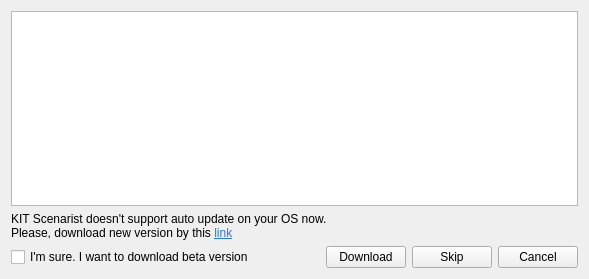
<?xml version="1.0" encoding="UTF-8"?>
<ui version="4.0">
 <class>UpdateDialog</class>
 <widget class="QWidget" name="UpdateDialog">
  <property name="geometry">
   <rect>
    <x>0</x>
    <y>0</y>
    <width>589</width>
    <height>279</height>
   </rect>
  </property>
  <property name="sizePolicy">
   <sizepolicy hsizetype="Preferred" vsizetype="Preferred">
    <horstretch>0</horstretch>
    <verstretch>0</verstretch>
   </sizepolicy>
  </property>
  <property name="minimumSize">
   <size>
    <width>500</width>
    <height>0</height>
   </size>
  </property>
  <property name="windowTitle">
   <string>New version is available</string>
  </property>
  <layout class="QVBoxLayout" name="verticalLayout">
   <item>
    <widget class="QTextBrowser" name="text">
     <property name="enabled">
      <bool>true</bool>
     </property>
     <property name="sizePolicy">
      <sizepolicy hsizetype="Expanding" vsizetype="Expanding">
       <horstretch>0</horstretch>
       <verstretch>0</verstretch>
      </sizepolicy>
     </property>
    </widget>
   </item>
   <item>
    <widget class="QLabel" name="notSupportedLabel">
     <property name="text">
      <string>KIT Scenarist doesn't support auto update on your OS now. &lt;br&gt;
Please, download new version by this &lt;a href=&quot;https://kitscenarist.ru/en/download.html&quot; style=&quot;color:#2b78da;&quot; &gt;link&lt;/a&gt;</string>
     </property>
     <property name="wordWrap">
      <bool>true</bool>
     </property>
     <property name="openExternalLinks">
      <bool>true</bool>
     </property>
    </widget>
   </item>
   <item>
    <layout class="QHBoxLayout" name="horizontalLayout_2"/>
   </item>
   <item>
    <layout class="QHBoxLayout" name="horizontalLayout">
     <item>
      <widget class="QCheckBox" name="betaAgree">
       <property name="sizePolicy">
        <sizepolicy hsizetype="Preferred" vsizetype="Fixed">
         <horstretch>0</horstretch>
         <verstretch>0</verstretch>
        </sizepolicy>
       </property>
       <property name="text">
        <string>I'm sure. I want to download beta version</string>
       </property>
      </widget>
     </item>
     <item>
      <widget class="ToolTipLabel" name="whatIsBeta">
       <property name="maximumSize">
        <size>
         <width>16</width>
         <height>16</height>
        </size>
       </property>
       <property name="toolTip">
        <string>&lt;html&gt;&lt;body&gt;&lt;p&gt;Beta version is an early version of a program or application that contains most of the major features, but is not yet complete. These versions are released to the general public, for testing and feedback.
&lt;br&gt;&lt;br&gt;If you use beta version and send feedback to developer you helps him to make application better.&lt;/p&gt;
&lt;/body&gt;&lt;/html&gt;</string>
       </property>
       <property name="styleSheet">
        <string notr="true"/>
       </property>
       <property name="text">
        <string/>
       </property>
       <property name="pixmap">
        <pixmap resource="../../../scenarist-core/Resources/Resources.qrc">:/Graphics/Icons/help.png</pixmap>
       </property>
       <property name="scaledContents">
        <bool>true</bool>
       </property>
       <property name="alignment">
        <set>Qt::AlignRight|Qt::AlignTrailing|Qt::AlignVCenter</set>
       </property>
      </widget>
     </item>
     <item>
      <spacer name="horizontalSpacer">
       <property name="orientation">
        <enum>Qt::Horizontal</enum>
       </property>
       <property name="sizeHint" stdset="0">
        <size>
         <width>10</width>
         <height>20</height>
        </size>
       </property>
      </spacer>
     </item>
     <item>
      <widget class="QPushButton" name="download">
       <property name="text">
        <string>Download</string>
       </property>
      </widget>
     </item>
     <item>
      <widget class="QPushButton" name="skip">
       <property name="text">
        <string>Skip</string>
       </property>
      </widget>
     </item>
     <item>
      <widget class="QPushButton" name="cancel">
       <property name="text">
        <string>Cancel</string>
       </property>
      </widget>
     </item>
    </layout>
   </item>
  </layout>
 </widget>
 <customwidgets>
  <customwidget>
   <class>ToolTipLabel</class>
   <extends>QLabel</extends>
   <header>3rd_party/Widgets/ToolTipLabel/ToolTipLabel.h</header>
  </customwidget>
 </customwidgets>
 <resources>
  <include location="../../../scenarist-core/Resources/Resources.qrc"/>
 </resources>
 <connections/>
</ui>
